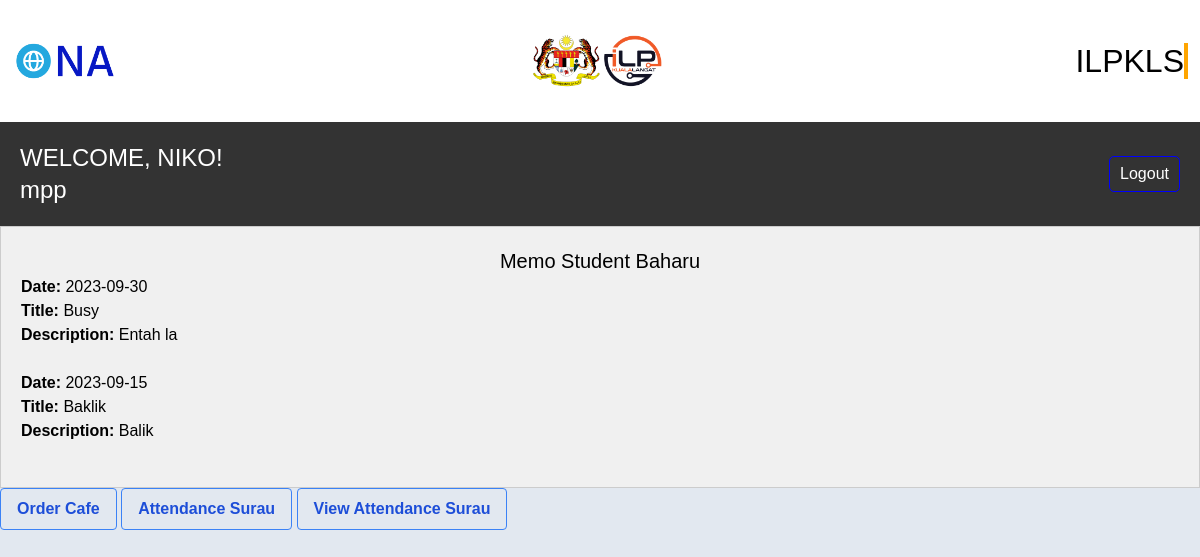
Screenshot of /home.php (signed in) with the database file from the repository.
### tables this page shows
CREATE TABLE `memos` (
  `id` int(11) NOT NULL,
  `memo_date` date DEFAULT NULL,
  `memo_title` varchar(255) DEFAULT NULL,
  `memo_description` text DEFAULT NULL
);

### home.php (the view, shortened to what this page needs)
<?php
include "assets/header.php";
include "db/connection.php";
$currentHour = date('H');
$openingHour = 3;
$closingHour = 24;
$isOrderCafeOpen = ($currentHour >= $openingHour && $currentHour < $closingHour);
?>
<!DOCTYPE html>
<html lang="en">
<head>
    <script src="https://cdn.tailwindcss.com"></script>
</head>
<body class="bg-slate-200">
<div class="header">
        <h2 class="mb-0 text-white text-2xl">WELCOME, <?php echo strtoupper($_SESSION['nama']); ?>!<br>
            <span class="text-secondary"><?php echo ($_SESSION['jawatan'])?></span>
        </h2>
        <a href="logout.php" class="logout-button">Logout</a>
    </div>
    <?php
                 $query = "SELECT memo_date, memo_title, memo_description FROM memos ORDER BY memo_date DESC LIMIT 2";
                 $result = mysqli_query($conn, $query);
                 if (mysqli_num_rows($result) > 0) {
                     echo '<div class="sidebar">';
                     echo '<h2 class="text-center text-black text-xl">Memo Student Baharu</h2>';
                     while ($row = mysqli_fetch_assoc($result)) {
                         $memoDate = $row['memo_date'];
                         $memoTitle = $row['memo_title'];
                         $memoDescription = $row['memo_description'];
                         echo "<strong>Date:</strong> $memoDate<br>";
                         echo "<strong>Title:</strong> $memoTitle<br>";
                         echo "<strong>Description:</strong> $memoDescription<br><br>";
                     }
                     echo '</div>';
                 } else {
                     echo '<p>No memos available.</p>';
                 }
            ?>
<?php if ($isOrderCafeOpen) { ?>
    <a href="order_cafe.php" class="bg-transparent hover:bg-blue-500 text-blue-700 font-semibold hover:text-white py-2 px-4 border border-blue-500 hover:border-transparent rounded md:inline-block block mb-2 md:mb-0">Order Cafe</a>
<?php } else { ?>
    <p class="mb-4 md:hidden">Order Cafe is currently closed. It will be open from 7:00 PM to 8:00 PM.</p>
<?php } ?>
<?php if ($_SESSION['jawatan'] === 'mpp') { ?>
    <a href="attendance-form.php" class="bg-transparent hover:bg-blue-500 text-blue-700 font-semibold hover:text-white py-2 px-4 border border-blue-500 hover:border-transparent rounded md:inline-block block mb-2 md:mb-0">Attendance Surau</a>
<?php } ?>
<a href="view_attendance.php" class="bg-transparent hover:bg-blue-500 text-blue-700 font-semibold hover:text-white py-2 px-4 border border-blue-500 hover:border-transparent rounded md:inline-block block mb-2 md:mb-0">View Attendance Surau</a>
</body>
</html>

### assets/header.php (style rules this page uses)
body { margin: 0; padding: 0; font-family: Arial, sans-serif; }

### home.php (style rules this page uses)
.sidebar { flex: 1; background-color: #f0f0f0; padding: 20px; border: 1px solid #ccc; }
.header { display: flex; justify-content: space-between; align-items: center; padding: 20px; background-color: #333; }
a.logout-button { text-decoration: none; background-color: transparent; color: white; padding: 5px 10px; border: 1px solid blue; transition: background-color 0.3s; border-radius: 5px; }

### rows the page displays
memos: memo_date "2023-09-30", memo_title "Busy", memo_description "Entah la"
memos: memo_date "2023-09-15", memo_title "Baklik", memo_description "Balik"

### other values shown
$_SESSION['nama'] "NIKO"
$_SESSION['jawatan'] "mpp"
